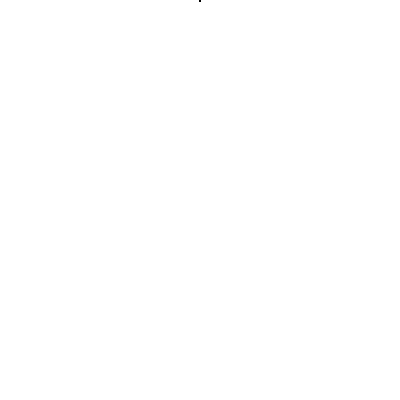
Frame 1 (no input)
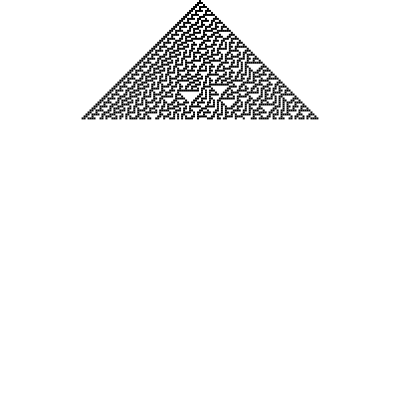
Frame 60 (no input)
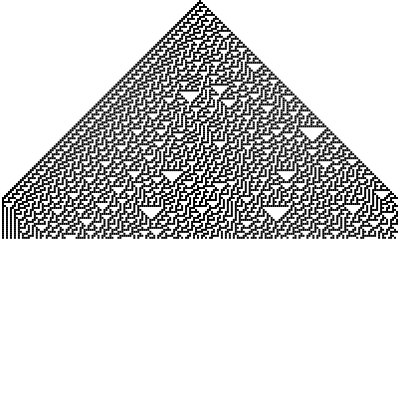
Frame 120 (the mouse pressed at the canvas centre since frame 60)

The p5.js sketch that drew these frames (run headless with seeded random() and noise() and a simulated clock; from frame 60 on, the mouse is pressed at the canvas centre):

// p5.js sketch
// ── sketch.js
// Michael Darfler
// Elementary CA
// 20.16.2019

/* A simple Elementary CA Program in P5.js */

ruleset = [0, 0, 0, 1, 1, 1, 1, 0];
let ca = [];
const gensize = 201;
let gridsize;

function setup() {
  createCanvas(400, 400);
  gridsize = width / gensize;

  gen0 = Array(gensize).fill(0);
  gen0[floor(gensize / 2)] = 1;
  ca.push(gen0);
  console.log(ca);
}

function draw() {
  display();
  generate();
  scroll();
}

function generate() {
  const thisgen = ca[ca.length - 1];
  let nextgen = Array(gensize).fill(0);

  for (let i = 1; i < gensize - 1; i++) {
    nextgen[i] = rules(thisgen[i - 1], thisgen[i], thisgen[i + 1]);
  }

  ca.push(nextgen);
  //console.log(ca)
}

function display() {
  background(255);
  fill(0);
  noStroke();
  for (let i = 0; i < ca.length; i++) {
    for (let j = 0; j < ca[i].length; j++) {
      if (ca[i][j] == 1) {
        rect(j * gridsize, i * gridsize, gridsize, gridsize);
      }
    }
  }
}

function scroll() {
  if (ca.length * gridsize > height) {
    ca.shift();
  }
}
function rules(a, b, c) {
  if (a == 1 && b == 1 && c == 1) return ruleset[0];
  if (a == 1 && b == 1 && c === 0) return ruleset[1];
  if (a == 1 && b === 0 && c == 1) return ruleset[2];
  if (a == 1 && b === 0 && c === 0) return ruleset[3];
  if (a === 0 && b == 1 && c == 1) return ruleset[4];
  if (a === 0 && b == 1 && c === 0) return ruleset[5];
  if (a === 0 && b === 0 && c == 1) return ruleset[6];
  if (a === 0 && b === 0 && c === 0) return ruleset[7];
  return 0;
}
